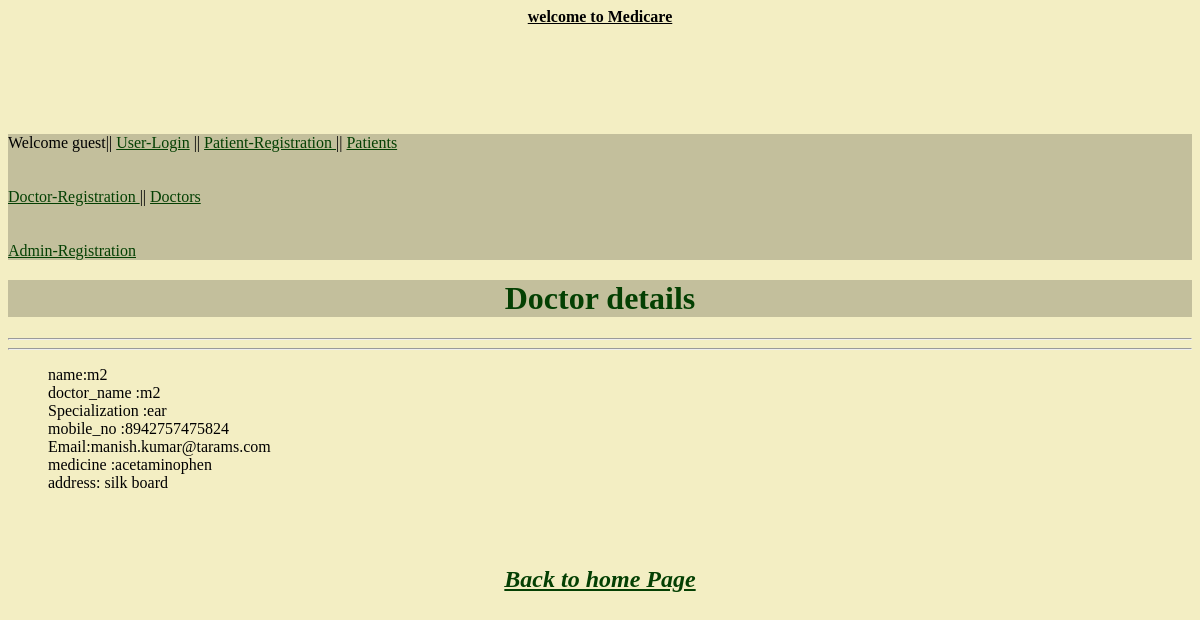
/patients/doctorhome/2/, run on the app's committed database.
### patients/models.py (models this page shows)
class Doctors(models.Model):
    doctor = models.ForeignKey(User,unique=True)
    doctor_name    = models.CharField(max_length = 30,null = True)
    specialization = models.CharField(max_length = 30,null = True)
    medicine     =  models.CharField(max_length = 75,null = True)
    mobile_no      = models.IntegerField(null = True)
    address        = models.TextField(null = True)

### patients/views.py (the view)
# urls.py: url(r'doctorhome/(?P<u_id>\d+)/$','patients.views.doctorhome'),
def doctorhome(request,u_id):
    users = Doctors.objects.get(id = u_id)
    return render_to_response('patients/doctorhome.html',locals())

### templates/patients/doctorhome.html (shortened to what this page needs)
{% extends "base.html"  %}
{%  block content %}
<h1><center>Doctor details</center></h1><hr><hr>
 <ul>
                   name:{{ users.doctor.username }}<br>
                   doctor_name :{{ users.doctor_name }}<br>
                   Specialization :{{ users.specialization }}<br>
                   mobile_no :{{ users.mobile_no }}<br>
                   Email:{{ users.doctor.email }}<br>
                   medicine :{{ users.medicine }}<br>
                   address: {{users.address}}<br>
<br><br><br>
           </ul>
       <center><h2><i><a href="/">Back to home Page</a></i></h2></center><br>
{% endblock  %}

### templates/base.html (style rules this page uses)
body { background-color:rgba(238,232,170,0.7) }
a { color:#044003; }
h1 { background-color:rgba(0,0,0,0.2); color:#044003; margin-top:20px; }

### data on the page
Doctors: doctor.username "m2", doctor_name "m2", specialization "ear", mobile_no "8942757475824", doctor.email "manish.kumar@tarams.com", medicine "acetaminophen", address "silk board"
